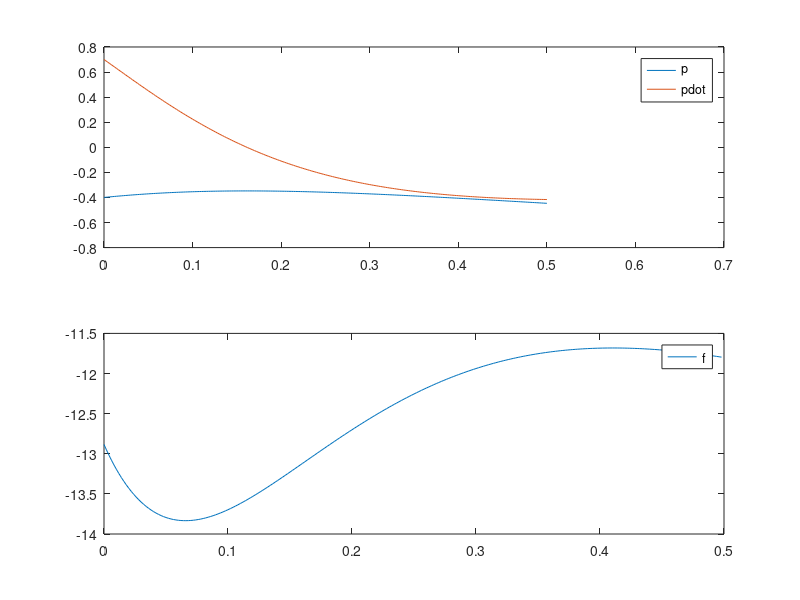

Reproduce this figure in MATLAB.
function startercode234240
[T,X,U,XFORDISPLAY] = RunSimulation;
PlotResults(T,X,U);
p = mat2str(XFORDISPLAY(1),4)
pdot = mat2str(XFORDISPLAY(2),4)
end

function [actuators,data] = initControlSystem(sensors,references,parameters,data)
data.A = [0 1; -20*cos(-.7) -7/2];
data.B = [0;1/2];
data.C = [0,1];
data.xhat = [0;0];
data.u=0;
data.K = acker(data.A,data.B,[-1,-2]);
data.L = acker(data.A',data.C',[-5,-10])';
data.K
data.L
[actuators,data] = runControlSystem(sensors,references,parameters,data);
end

function [actuators,data] = runControlSystem(sensors,references,parameters,data)
u=-data.K*data.xhat;
y=sensors.pdot;
data.xhat=data.xhat+(data.A*data.xhat+data.B*u-data.L*(data.C*data.xhat-y))*parameters.tStep;
actuators.f= u+20*sin(-.7);
end

function [T,X,U,XFORDISPLAY] = RunSimulation
[t,x,tStep,nSteps,nStepsForDisplay] = InitSimulation;
T = t;
X = x;
U = [];
controller.init = @initControlSystem;
controller.run = @runControlSystem;
controller.sensors = GetSensors(t,x);
controller.references = struct;
controller.parameters = struct('tStep',tStep);
controller.data = struct;
[controller.actuators,controller.data] = ...
    controller.init(controller.sensors, ...
                    controller.references, ...
                    controller.parameters, ...
                    controller.data);
for iStep = 1:nSteps
    u = GetInput(controller.actuators);
    [t,x] = ode45(@(t,x) GetXDot(t,x,u),[t t+tStep],x);
    t = t(end);
    x = x(end,:)';
    controller.sensors = GetSensors(t,x);
    [controller.actuators,controller.data] = ...
    controller.run(controller.sensors, ...
                    controller.references, ...
                    controller.parameters, ...
                    controller.data);
    T = [T t];
    X = [X x];
    U = [U u];
    if iStep==nStepsForDisplay
        XFORDISPLAY = x;
    end
end
end

function [t,x,tStep,nSteps,nStepsForDisplay] = InitSimulation
t = 0;
x = [-0.40; 0.70];
tStep = 0.002;
nStepsForDisplay = 25;
nSteps = 250;
end

function u = GetInput(actuators)
u = actuators.f;
end

function sensors = GetSensors(t,x)
sensors.t = t;
sensors.pdot = x(2);
end

function xdot = GetXDot(t,x,u)
xdot = [x(2); (1/2)*(-(7*x(2)+20*sin(x(1)))+u(1))];
end

function PlotResults(T,X,U)
clf;
subplot(2,1,1);
plot(T,X);
legend('p','pdot');
subplot(2,1,2);
plot(T(1:end-1),U);
legend('f');
end
